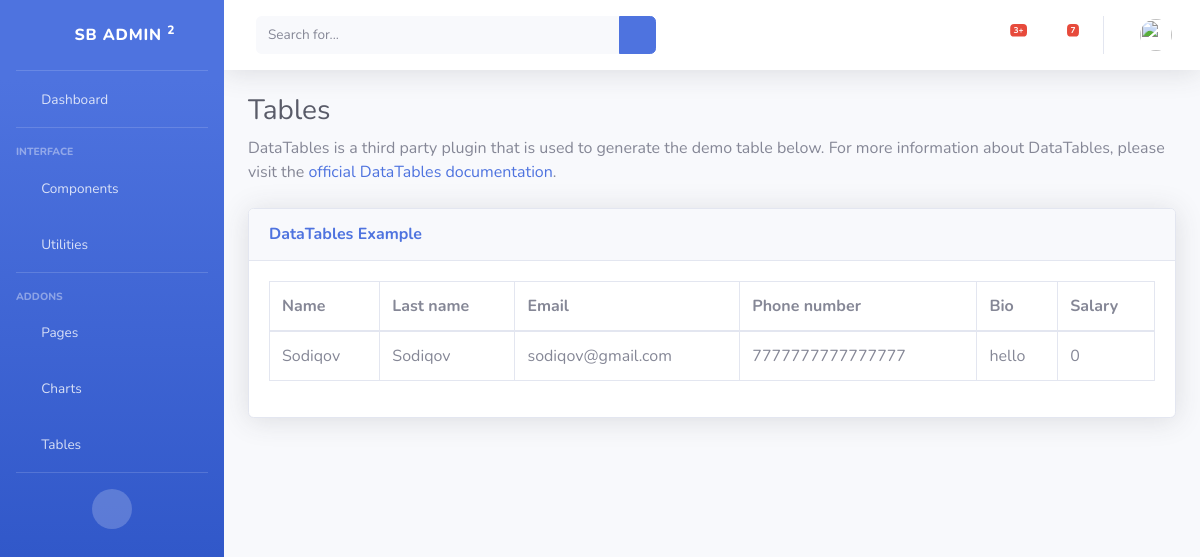
/dashboard/tables/, run on an earlier commit of the app's database.
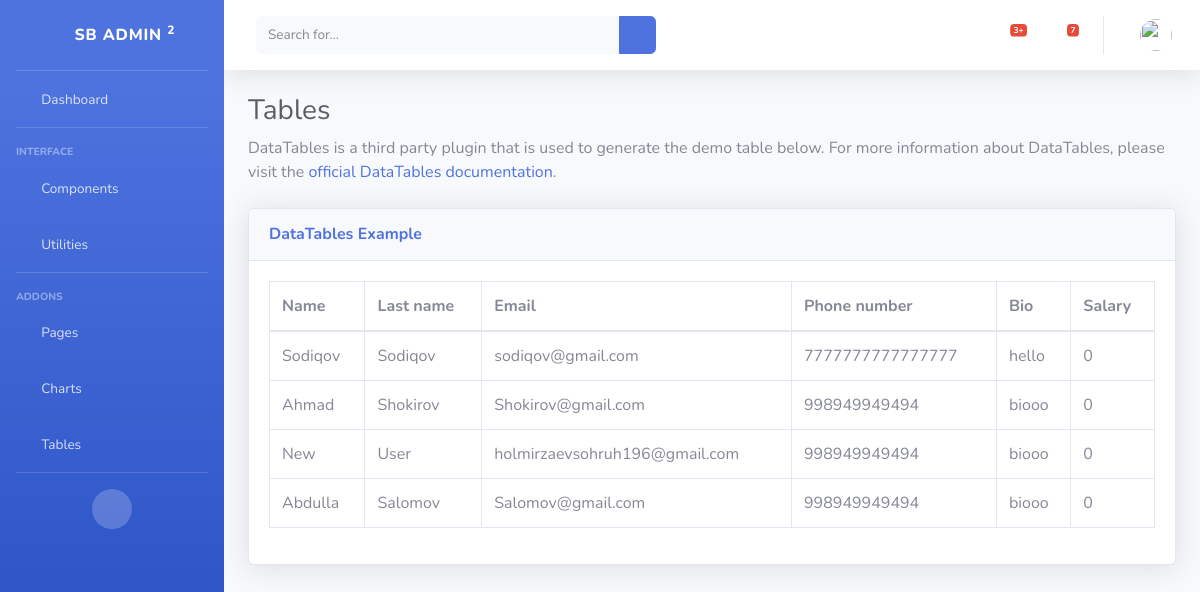
And on a later commit of the database.
### furn/models.py (models this page shows, shortened)
class MyUser(AbstractUser):
    username = None
    email = models.EmailField(unique=True)
    USERNAME_FIELD = 'email'
    REQUIRED_FIELDS = ['first_name', 'last_name']
    is_organiser = models.BooleanField(default=False)
    is_agent = models.BooleanField(default=False)

class Profile(models.Model):
    class Meta:
        verbose_name = "My profile"
        verbose_name_plural = "Profile"
    sell = models.IntegerField(default=0)
    bio = models.CharField(max_length=100, default="biooo")
    phone_number = models.IntegerField(default=998949949494)
    custome_user = models.OneToOneField(MyUser, on_delete=models.CASCADE)
    image = models.ImageField(default='arrivals5.png', upload_to = "profile")

### dashboard/views.py (the view)
# urls.py: path('tables/', tables, name='tables'),
def tables(request):
    if 'search' in request.GET:
        search = request.GET['search']
        full_search = Q(Q(first_name__icontains=search) | Q(email__icontains=search))
        user_info = User.objects.filter(full_search)
    else:
        user_info = User.objects.all()
    context = {
        "user": user_info,
    }
    return render(request, 'dashboard/includes/tables.html', context)

### templates/dashboard/includes/tables.html (shortened to what this page needs)
{% extends 'dashboard/layouts/base.html' %}
{% block contend %}
                <div class="container-fluid">
                    <h1 class="h3 mb-2 text-gray-800">Tables</h1>
                    <p class="mb-4">DataTables is a third party plugin that is used to generate the demo table below.
                        For more information about DataTables, please visit the <a target="_blank"
                            href="#">official DataTables documentation</a>.</p>
                    <div class="card shadow mb-4">
                        <div class="card-header py-3">
                            <h6 class="m-0 font-weight-bold text-primary">DataTables Example</h6>
                        </div>
                        <div class="card-body">
                            <div class="table-responsive">
                                <table class="table table-bordered" id="dataTable" width="100%" cellspacing="0">
                                    <thead>
                                        <tr>
                                            <th>Name</th>
                                            <th>Last name</th>
                                            <th>Email</th>
                                            <th>Phone number</th>
                                            <th>Bio</th>
                                            <th>Salary</th>
                                        </tr>
                                    </thead>
                                    <tbody>
                                        {% for user in user %}
                                        <tr>
                                            <td>{{ user.first_name }}</td>
                                            <td>{{ user.last_name }}</td>
                                            <td>{{ user.email }}</td>
                                            <td>{{ user.profile.phone_number }}</td>
                                            <td>{{ user.profile.bio }}</td>
                                            <td>{{ user.profile.sell }}</td>
                                        </tr>
                                        {% endfor %}
                                    </tbody>
                                </table>
                            </div>
                        </div>
                    </div>
                </div>
{% endblock %}

### templates/dashboard/layouts/base.html (shortened to what this page needs)
{% load static %}
    <!DOCTYPE html>
    <html lang="en">
    <head>
        <link href="{% static 'vendor/fontawesome-free/css/all.min.css' %}" rel="stylesheet" type="text/css">
        <link href="{% static 'css/sb-admin-2.min.css' %}" rel="stylesheet">
    </head>
    <body>
        <div id="wrapper">
                <ul class="navbar-nav bg-gradient-primary sidebar sidebar-dark accordion" id="accordionSidebar">
                <a class="sidebar-brand d-flex align-items-center justify-content-center" href="{% url 'dashboard:home' %}">
                    <div class="sidebar-brand-icon rotate-n-15">
                        <i class="fas fa-laugh-wink"></i>
                    </div>
                    <div class="sidebar-brand-text mx-3">SB Admin <sup>2</sup></div>
                </a>
                <hr class="sidebar-divider my-0">
                <li class="nav-item">
                    <a class="nav-link" href="{% url 'dashboard:home' %}">
                        <i class="fas fa-fw fa-tachometer-alt"></i>
                        <span>Dashboard</span></a>
                </li>
                <hr class="sidebar-divider">
                <div class="sidebar-heading">
                    Interface
                </div>
                <li class="nav-item">
                    <a class="nav-link collapsed" href="#" data-toggle="collapse" data-target="#collapseTwo"
                        aria-expanded="true" aria-controls="collapseTwo">
                        <i class="fas fa-fw fa-cog"></i>
                        <span>Components</span>
                    </a>
                </li>
                <li class="nav-item">
                    <a class="nav-link collapsed" href="#" data-toggle="collapse" data-target="#collapseUtilities"
                     aria-controls="collapseUtilities">
                        <i class="fas fa-fw fa-wrench"></i>
                        <span>Utilities</span>
                    </a>
                </li>
                <hr class="sidebar-divider">
                <div class="sidebar-heading">
                    Addons
                </div>
                <li class="nav-item">
                    <a class="nav-link collapsed" href="#" data-toggle="collapse" data-target="#collapsePages"
                        aria-expanded="true" aria-controls="collapsePages">
                        <i class="fas fa-fw fa-folder"></i>
                        <span>Pages</span>
                    </a>
                </li>
                <li class="nav-item">
                    <a class="nav-link" href="{% url 'dashboard:charts' %}">
                        <i class="fas fa-fw fa-chart-area"></i>
                        <span>Charts</span></a>
                </li>
                <li class="nav-item">
                    <a class="nav-link" href="{% url 'dashboard:tables' %}">
                        <i class="fas fa-fw fa-table"></i>
                        <span>Tables</span></a>
                </li>
                <hr class="sidebar-divider d-none d-md-block">
                <div class="text-center d-none d-md-inline">
                    <button class="rounded-circle border-0" id="sidebarToggle"></button>
                </div>
                </ul>
                <div id="content-wrapper" class="d-flex flex-column">
                <div id="content">
                    <nav class="navbar navbar-expand navbar-light bg-white topbar mb-4 static-top shadow">
                        <form
                            class="d-none d-sm-inline-block form-inline mr-auto ml-md-3 my-2 my-md-0 mw-100 navbar-search" method="GET">
                            <div class="input-group">
                                <input type="text" name="search" class="form-control bg-light border-0 small" placeholder="Search for..."
                                    aria-label="Search" aria-describedby="basic-addon2">
                                <div class="input-group-append">
                                    <button class="btn btn-primary" type="button">
                                        <i class="fas fa-search fa-sm"></i>
                                    </button>
                                </div>
                            </div>
                        </form>
                        <ul class="navbar-nav ml-auto">
                            <li class="nav-item dropdown no-arrow mx-1">
                                <a class="nav-link dropdown-toggle" href="#" id="alertsDropdown" role="button"
                                    data-toggle="dropdown" aria-haspopup="true" aria-expanded="false">
                                    <i class="fas fa-bell fa-fw"></i>
                                    <span class="badge badge-danger badge-counter">3+</span>
                                </a>
                            </li>
                            <li class="nav-item dropdown no-arrow mx-1">
                                <a class="nav-link dropdown-toggle" href="#" id="messagesDropdown" role="button"
                                    data-toggle="dropdown" aria-haspopup="true" aria-expanded="false">
                                    <i class="fas fa-envelope fa-fw"></i>
                                    <span class="badge badge-danger badge-counter">7</span>
                                </a>
                            </li>
                            <li class="nav-item dropdown no-arrow">
                                <a class="nav-link dropdown-toggle" href="#" id="userDropdown" role="button"
                                    data-toggle="dropdown" aria-haspopup="true" aria-expanded="false">
                                    <img class="img-profile rounded-circle"
                                        src="{{ request.user.profile.image.url }}">
                                </a>
                            </li>
                        </ul>
                    </nav>
                    {% block contend %}{% endblock %}
                </div>
                </div>
        </div>
    </body>
    </html>

What changed in the data, as far as the page shows it:
added MyUser: first_name "Ahmad", last_name "Shokirov", email "Shokirov@gmail.com", profile.phone_number "998949949494", profile.bio "biooo", profile.sell "0"
added MyUser: first_name "New", last_name "User", email "holmirzaevsohruh196@gmail.com", profile.phone_number "998949949494", profile.bio "biooo", profile.sell "0"
added MyUser: first_name "Abdulla", last_name "Salomov", email "Salomov@gmail.com", profile.phone_number "998949949494", profile.bio "biooo", profile.sell "0"
